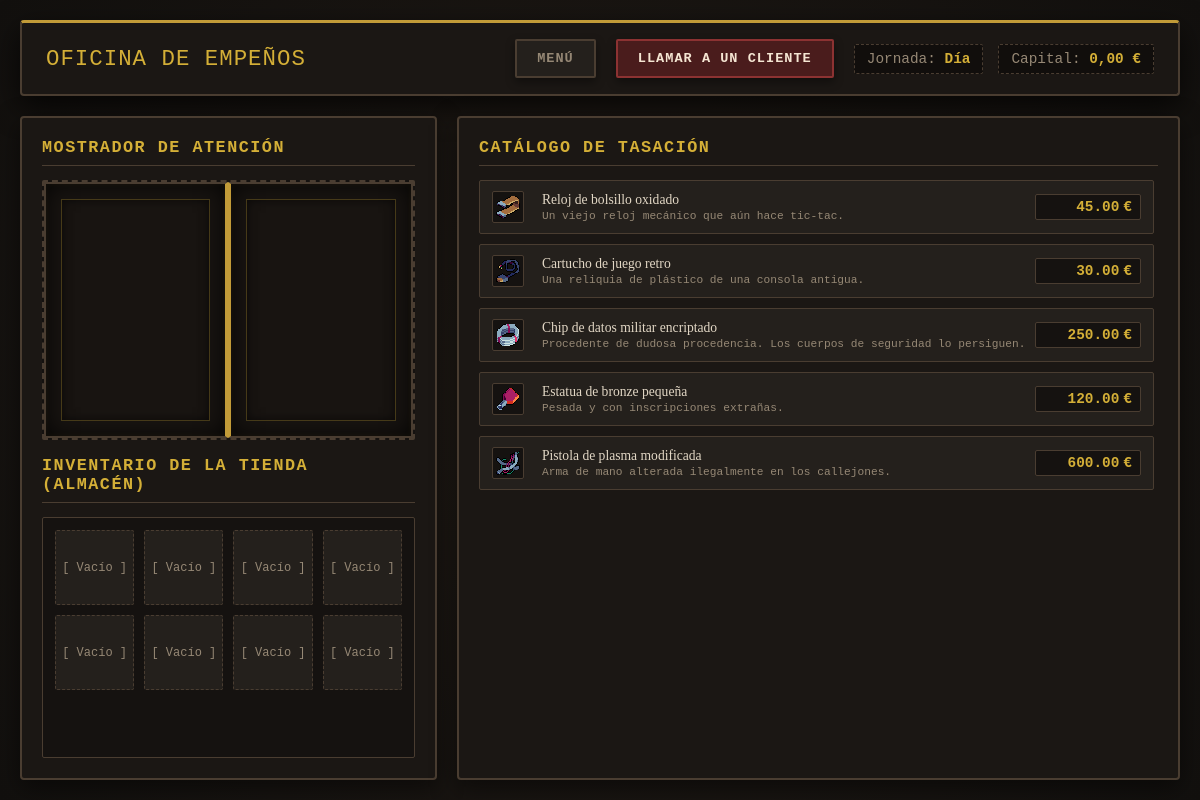
The app's page /game.php with its own data.
### tables this page shows
CREATE TABLE IF NOT EXISTS catalogo_objetos (
    id INT AUTO_INCREMENT PRIMARY KEY,
    nombre VARCHAR(100) NOT NULL,
    descripcion TEXT,
    valor_base DECIMAL(10, 2) NOT NULL,
    es_ilegal BOOLEAN DEFAULT FALSE,
    rareza ENUM('comun', 'raro', 'epico', 'legendario') DEFAULT 'comun',
    imagen VARCHAR(100) DEFAULT 'Icon14_01.png'
);

### game.php (the view, shortened to what this page needs)
<?php
require_once 'includes/db.php';
$stmt = $pdo->query("SELECT * FROM usuarios LIMIT 1");
$usuario = $stmt->fetch(PDO::FETCH_ASSOC);
if (!$usuario) {
    $stmt = $pdo->query("SELECT * FROM usuarios LIMIT 1");
    $usuario = $stmt->fetch(PDO::FETCH_ASSOC);
}
$stmtCatalogo = $pdo->query("SELECT * FROM catalogo_objetos");
$objetosCatalogo = $stmtCatalogo->fetchAll(PDO::FETCH_ASSOC);
$stmtInventario = $pdo->prepare("
    SELECT i.*, c.nombre, c.descripcion, c.imagen
    FROM inventario i
    JOIN catalogo_objetos c ON i.objeto_id = c.id
    WHERE i.usuario_id = ?
");
$stmtInventario->execute([$usuario['id']]);
$inventarioJugador = $stmtInventario->fetchAll(PDO::FETCH_ASSOC);
?>
<!DOCTYPE html>
<html lang="es">
<head>
    <link rel="stylesheet" href="assets/css/style.css?v=4">
</head>
<body>
    <div class="main-container">
        <header>
            <h1>Oficina de Empeños</h1>
            <div class="header-right">
                 <button onclick="abrirMenuPausa()" style="background: #24201c; border-color: var(--border-vintage); color: var(--text-muted);">Menú</button>
                <button id="btnLlamarCliente" onclick="llamarCliente()">Llamar a un cliente</button>
                <div class="stats">
                    <div class="stat-badge-vintage">Jornada: <span>Día <?php echo $usuario['dia_actual']; ?></span></div>
                    <div class="stat-badge-vintage">Capital: <span><?php echo number_format($usuario['dinero'], 2, ',', '.'); ?> €</span></div>
                </div>
            </div>
        </header>
        <div class="container">
            <div class="panel">
                <div class="left-panel-split">
                    <div class="client-section">
                        <h2>Mostrador de Atención</h2>
                        <div class="counter-box" id="counterBox">
                            <div class="counter-door door-left"></div>
                            <div class="counter-door door-right"></div>
                        </div>
                    </div>
                    <div class="inventory-section">
                        <h2>Inventario de la Tienda (Almacén)</h2>
                        <div class="inventory-grid">
                            <?php if (empty($inventarioJugador)): ?>
                                <?php for ($i = 0; $i < 8; $i++): ?>
                                    <div class="inventory-slot">[ Vacío ]</div>
                                <?php endfor; ?>
                            <?php endif; ?>
                        </div>
                    </div>
                </div>
            </div>
            <div class="panel">
                <h2>Catálogo de Tasación</h2>
                <div class="market-scroll">
                    <?php foreach ($objetosCatalogo as $obj): ?>
                        <div class="item-card" data-id="<?php echo $obj['id']; ?>">
                            <?php
                                $imagenObj = !empty($obj['imagen']) ? $obj['imagen'] : 'Icon14_01.png';
                            ?>
                            <img src="assets/icons/<?php echo htmlspecialchars($imagenObj); ?>" alt="" class="item-icon">
                            <div class="item-info">
                                <h4><?php echo htmlspecialchars($obj['nombre']); ?></h4>
                                <p title="<?php echo htmlspecialchars($obj['descripcion']); ?>">
                                    <?php echo htmlspecialchars($obj['descripcion']); ?>
                                </p>
                            </div>
                            <div class="price-input-wrapper">
                                <input type="text"
                                    inputmode="decimal"
                                    class="item-price-input"
                                    value="<?php echo number_format($obj['valor_base'], 2, '.', ''); ?>"
                                    step="0.50"
                                    min="0"
                                    onblur="actualizarPrecio(<?php echo $obj['id']; ?>, this)"
                                    onchange="actualizarPrecio(<?php echo $obj['id']; ?>, this)">
                                <span class="currency-symbol">€</span>
                            </div>
                        </div>
                    <?php endforeach; ?>
                </div>
            </div>
        </div>
    </div>
</body>
</html>

### records on screen
catalogo_objetos: imagen (picture), nombre "Reloj de bolsillo oxidado", descripcion "Un viejo reloj mecánico que aún hace tic-tac.", valor_base+id "45.00"
catalogo_objetos: imagen (picture), nombre "Cartucho de juego retro", descripcion "Una reliquia de plástico de una consola antigua.", valor_base+id "30.00"
catalogo_objetos: imagen (picture), nombre "Chip de datos militar encriptado", descripcion "Procedente de dudosa procedencia. Los cuerpos de seguridad lo persiguen.", valor_base+id "250.00"
catalogo_objetos: imagen (picture), nombre "Estatua de bronze pequeña", descripcion "Pesada y con inscripciones extrañas.", valor_base+id "120.00"
catalogo_objetos: imagen (picture), nombre "Pistola de plasma modificada", descripcion "Arma de mano alterada ilegalmente en los callejones.", valor_base+id "600.00"

### other values on screen
$usuario['dinero'] "0,00"
